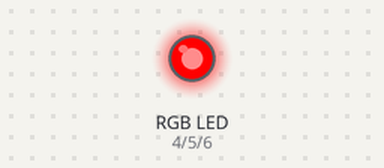
Recording of a sketch running on a simulated Arduino Uno, built with avr-gcc and run on an emulated ATmega328P. On the bench: an RGB LED mixed from three pins (HIGH = lit).

Above: at 0.05 s.
At 0.55 s:
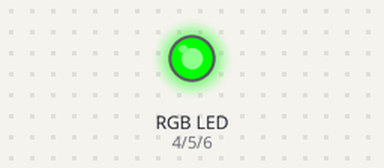
At 0.85 s:
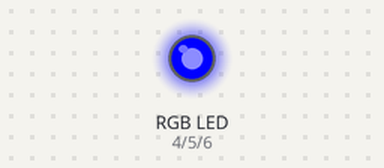
At 1.15 s:
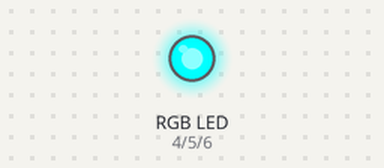
At 1.9 s:
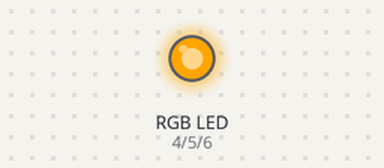
At 2.65 s:
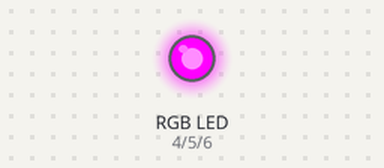
Timing chart, 0 to 6.2 s (numbered marks = the images above):
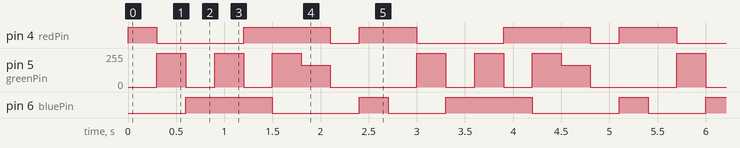

Measured:
- by itself, pin 4 (redPin): repeats every 2.7 s: LOW 0.90 s, HIGH 0.90 s, LOW 0.30 s, HIGH 0.60 s
- by itself, pin 5 (greenPin): repeats every 2.7 s: 2 × (0/255 0.30 s, 255/255 0.30 s), 165/255 0.30 s, 0/255 0.90 s, 255/255 0.30 s
- by itself, pin 6 (bluePin): repeats every 2.7 s: LOW 0.90 s, HIGH 0.30 s, LOW 0.60 s, HIGH 0.90 s

The sketch:

rgb_color_spectrum.ino
```cpp
int redPin = 4;
int greenPin = 5;
int bluePin = 6;
int colorDelay = 300;

void setup() {
  // put your setup code here, to run once:
  Serial.begin(9600);
  pinMode(redPin, OUTPUT);
  pinMode(greenPin, OUTPUT);
  pinMode(bluePin, OUTPUT);
}

void loop() {
  // put your main code here, to run repeatedly:


    // Red
    digitalWrite(redPin, HIGH);
    digitalWrite(greenPin, LOW);
    digitalWrite(bluePin, LOW);

     delay(colorDelay);

    // green
      digitalWrite(redPin, LOW);
      digitalWrite(greenPin, HIGH);
      digitalWrite(bluePin, LOW);


      delay(colorDelay);


    //blue
      digitalWrite(redPin, LOW);
      digitalWrite(greenPin, LOW);
      digitalWrite(bluePin, HIGH);

        delay(colorDelay);

      // cyan

      analogWrite(redPin, 0);
      analogWrite(greenPin, 255);
      analogWrite(bluePin, 255);


      delay(colorDelay);

    //magenta
      analogWrite(redPin, 255);
      analogWrite(greenPin, 0);
      analogWrite(bluePin, 255);

      delay(colorDelay);

     //yellow
      analogWrite(redPin, 255);
      analogWrite(greenPin, 255);
      analogWrite(bluePin, 0);

      delay(colorDelay);


      //orange
      analogWrite(redPin, 255);
      analogWrite(greenPin, 165);
      analogWrite(bluePin, 0);

      delay(colorDelay);

      // off
      digitalWrite(redPin, LOW);
      digitalWrite(greenPin, LOW);
      digitalWrite(bluePin, LOW);

      delay(colorDelay);

      //fuchsia
      analogWrite(redPin, 255);
      analogWrite(greenPin, 0);
      analogWrite(bluePin, 255);
      delay(colorDelay);
}
```
